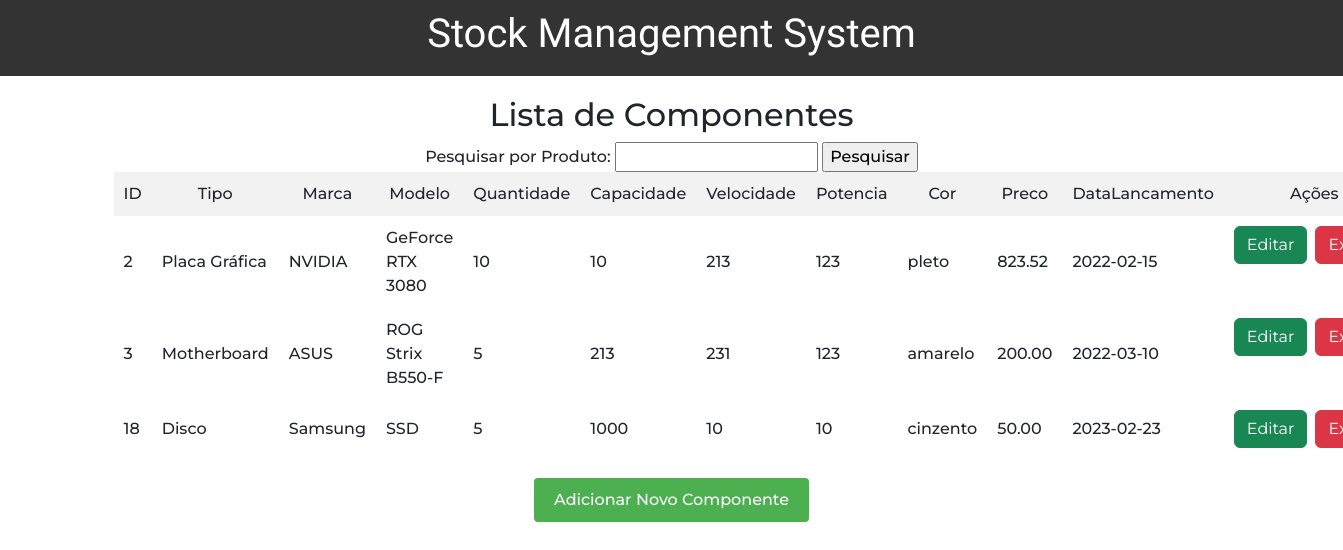
The page / (signed in) on the database its author committed.
### tables this page shows
CREATE TABLE `componentes` (
  `ID` int(11) NOT NULL,
  `Tipo` varchar(50) NOT NULL,
  `Marca` varchar(50) DEFAULT NULL,
  `Modelo` varchar(50) DEFAULT NULL,
  `Quantidade` int(11) NOT NULL,
  `Capacidade` int(11) DEFAULT NULL,
  `Velocidade` varchar(20) DEFAULT NULL,
  `Potencia` int(11) DEFAULT NULL,
  `Cor` varchar(20) DEFAULT NULL,
  `Preco` decimal(10,2) DEFAULT NULL,
  `DataLancamento` date DEFAULT NULL
);

### index.php (the view, shortened to what this page needs)
<!DOCTYPE html>
<html lang="en">
<head>
</head>
<body>
<header>
    <h1>Stock Management System</h1>
</header>
<div class="container">
    <div class="content-container">
        <h2>Lista de Componentes</h2>
        <form method="GET" action="">
            <label for="produto">Pesquisar por Produto:</label>
            <input type="text" name="produto" id="produto">
            <input type="submit" value="Pesquisar">
        </form>
        <?php
        $conexao = new mysqli("localhost","root","","gestaostock");
        $whereClause = "";
        $query = "SELECT * FROM Componentes" . $whereClause;
        $resultado = $conexao->query($query);
        if ($resultado->num_rows > 0) {
            echo "<table>
                    <tr>
                        <th>ID</th>
                        <th>Tipo</th>
                        <th>Marca</th>
                        <th>Modelo</th>
                        <th>Quantidade</th>
                        <th>Capacidade</th>
                        <th>Velocidade</th>
                        <th>Potencia</th>
                        <th>Cor</th>
                        <th>Preco</th>
                        <th>DataLancamento</th>
                        <th>Ações</th>
                    </tr>";
            while ($linha = $resultado->fetch_assoc()) {
                echo "<tr>
                        <td>{$linha['ID']}</td>
                        <td>{$linha['Tipo']}</td>
                        <td>{$linha['Marca']}</td>
                        <td>{$linha['Modelo']}</td>
                        <td>{$linha['Quantidade']}</td>
                        <td>{$linha['Capacidade']}</td>
                        <td>{$linha['Velocidade']}</td>
                        <td>{$linha['Potencia']}</td>
                        <td>{$linha['Cor']}</td>
                        <td>{$linha['Preco']}</td>
                        <td>{$linha['DataLancamento']}</td>
                        <td style='display: flex; flex-direction: row; gap: .5rem;'>
                            <a href='edit.php?id={$linha['ID']}' class='btn btn-success'>Editar</a>
                            <a href='delete.php?id={$linha['ID']}' class='btn btn-danger'>Excluir</a>
                        </td>
                    </tr>";
            }
            echo "</table>";
        } else {
            echo "Nenhum componente encontrado.";
        }
        ?>
        <a href="add.php" class="button">Adicionar Novo Componente</a>
    </div>
</div>
</body>
</html>

### style.css (style rules this page uses)
* { font-family: 'Montserrat', sans-serif; font-weight: 500; }
body { font-family: Arial, sans-serif; margin: 0; }
header { background-color: #333; padding: 10px; text-align: center; color: white; }
header h1 { font-family: 'Kanit', sans-serif !important; }
.container { display: flex; justify-content: space-between; align-items: center; padding: 20px; }
.content-container { text-align: center; width: 100%; }
h2 { margin-bottom: 20px; }
table { border-collapse: collapse; width: 100%; }
th, td { border: 1px solid #ddd; padding: 10px; text-align: left; }
th { background-color: #f2f2f2; }
a.button { display: inline-block; padding: 10px 20px; background-color: #4CAF50; color: white; text-decoration: none; border-radius: 4px; margin-top: 20px; }

### rows shown on the page
componentes: ID "2", Tipo "Placa Gráfica", Marca "NVIDIA", Modelo "GeForce RTX 3080", Quantidade "10", Capacidade "10", Velocidade "213", Potencia "123", Cor "pleto", Preco "823.52", DataLancamento "2022-02-15"
componentes: ID "3", Tipo "Motherboard", Marca "ASUS", Modelo "ROG Strix B550-F", Quantidade "5", Capacidade "213", Velocidade "231", Potencia "123", Cor "amarelo", Preco "200.00", DataLancamento "2022-03-10"
componentes: ID "18", Tipo "Disco", Marca "Samsung", Modelo "SSD", Quantidade "5", Capacidade "1000", Velocidade "10", Potencia "10", Cor "cinzento", Preco "50.00", DataLancamento "2023-02-23"
